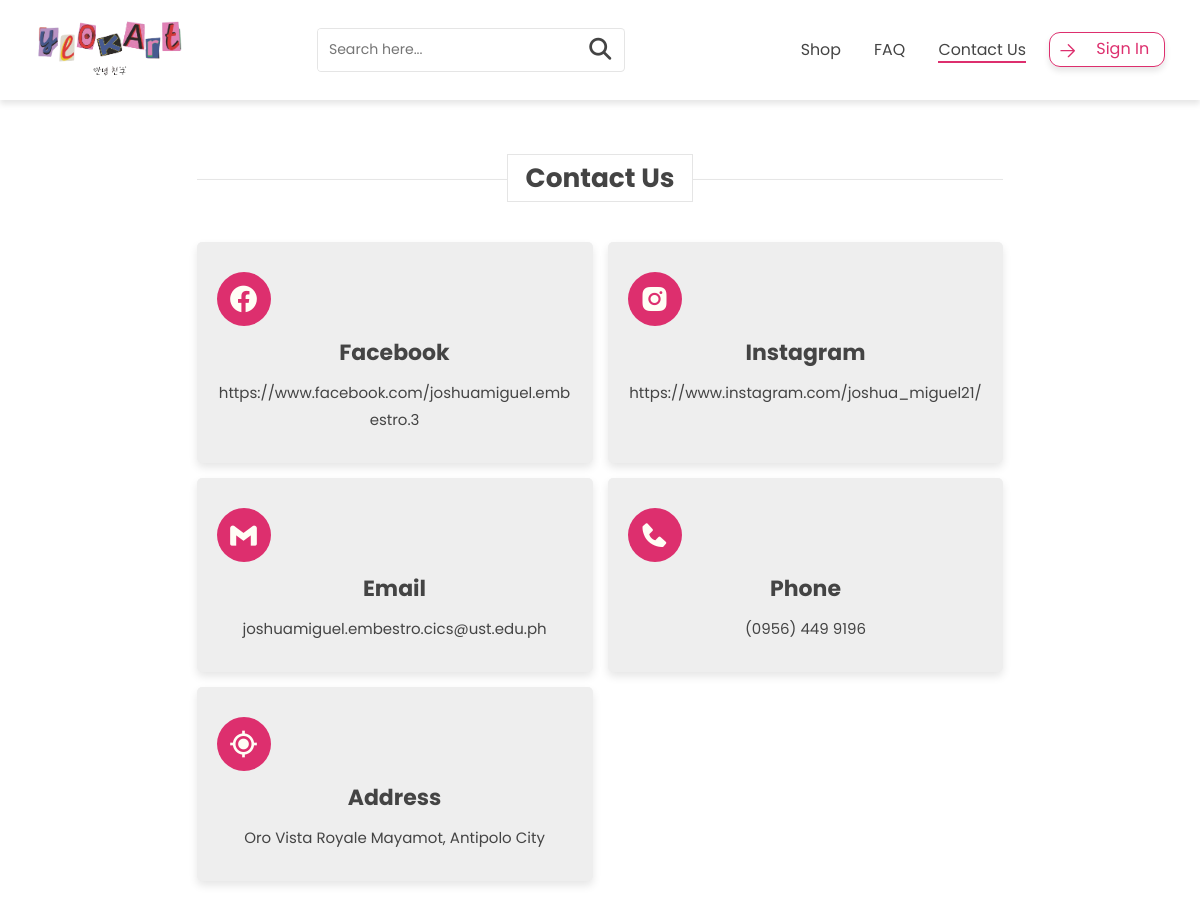
Screenshot of /pages/public_contact_page.php with the database file from the repository.
### tables this page shows
CREATE TABLE `contacts` (
  `contacts_id` int(11) NOT NULL,
  `contacts_name` varchar(255) NOT NULL,
  `icon_link` varchar(255) NOT NULL,
  `contacts_description` varchar(255) NOT NULL
);

### pages/public_contact_page.php (the view, shortened to what this page needs)
<!DOCTYPE html>
<html lang="en">
<head>
    <link rel="stylesheet" href="https://cdnjs.cloudflare.com/ajax/libs/font-awesome/6.5.1/css/all.min.css">
    <link rel="stylesheet" href="https://cdn.jsdelivr.net/npm/swiper@11/swiper-bundle.min.css" />
    <link href='https://unpkg.com/boxicons@2.1.4/css/boxicons.min.css' rel='stylesheet'>
    <link rel="stylesheet" href="../css/contacts.css">
</head>
<body>
    <header class="header" style="box-shadow: 0 4px 6px rgba(0, 0, 0, 0.1);">
        <div class="header-1">
            <a href="public_customer_homepage.php" class="button-image"><img src="../res/logo.png" alt="Yeokart Logo" class="logo"></a>
            <div class="icons">
                <form action="customer_shop.php" method="GET" class="search-form" onsubmit="return validateSearch()">
                    <input type="search" name="search" placeholder="Search here..." id="search-box">
                    <button type="submit"><i class="fas fa-search"></i></button>
                </form>
            </div>
            <div class="icons">
                <ul>
                    <li><a href="public_customer_shop.php">Shop</a></li>
                    <li><a href="#">FAQ</a></li>
                    <li><a href="public_contact_page.php" class="active">Contact Us</a></li>
                    <button class="sign-in-button" onclick="window.location.href='login_page.php';">
                        <svg xmlns="http://www.w3.org/2000/svg" fill="none" viewBox="0 0 24 24" stroke-width="1.5" stroke="currentColor" class="w-6 h-6">
                            <path stroke-linecap="round" stroke-linejoin="round" d="M4.5 12h15m0 0l-6.75-6.75M19.5 12l-6.75 6.75"></path>
                        </svg>
                        <div class="sign-in-btn-text">
                            Sign In
                        </div>
                    </button>
                </ul>
            </div>
        </div>
    </header>
    <section class="contacts" id="contacts">
        <div class="container">
            <h1 class="heading"><span>Contact Us</span></h1>
            <br></br>
            <div class="box-container">
                <?php
                include('../database/db_yeokart.php');
                $select_query = "SELECT * FROM contacts";
                $result_query = mysqli_query($con, $select_query);
                if (mysqli_num_rows($result_query) > 0) {
                    while ($row = mysqli_fetch_assoc($result_query)) {
                        $contacts_name = $row['contacts_name'];
                        $icon_link = $row['icon_link'];
                        $contacts_description = $row['contacts_description'];
                        if ($icon_link !== "<i class='fa-solid fa-peso-sign'></i>") {
                            if (filter_var($contacts_description, FILTER_VALIDATE_URL)) {
                                $contacts_link = "<a href='$contacts_description' target='_blank'>$contacts_description</a>";
                            } else {
                                $contacts_link = $contacts_description;
                            }
                            echo "<div class='box'>
                            <div class='iconbox'>
                                $icon_link
                            </div>
                            <h3>$contacts_name</h3>
                            <p>$contacts_link</p>
                        </div>";
                        }
                    }
                } else {
                    echo "<h1>No contacts found.</h1>";
                }
                ?>
            </div>
        </div>
    </section>
</body>
</html>

### css/contacts.css (style rules this page uses)
:root { --pink:#DD2F6E; --dark-color:#d11c49; --black:#444; --light-color:#666; --border:.1rem solid rgba(0,0,0,0.1); --border-hover:.1rem solid var(--black); --box-shadow:0 .5rem 1rem rgba(0,0,0,0.1); }
* { font-family: 'Poppins', 'sans-serif'; margin: 0; padding: 0; box-sizing: border-box; outline: none; border: none; text-transform: none; transition: all .2s linear; transition: width none; }
html { font-size: 62.5%; overflow-x: hidden; scroll-padding-top: 5rem; scroll-behavior: smooth; }
section { padding: 5rem 9%; }
.heading { text-align: center; margin-bottom: 2rem; position: relative; }
.heading:before { content: ''; position: absolute; top: 50%; left: 0; transform: translateY(-50%); width: 100%; height: .01rem; background: rgba(0,0,0,0.1); z-index: -1; }
.heading span { font-size: 3rem; padding: .5rem 2rem; color: var(--black); background: #fff; border: var(--border); }
.sign-in-button { margin-left: 1.5rem; background-color: #ffffff00; color: var(--pink); width: auto; height: auto; border: var(--pink) 0.1em solid; border-radius: 11px; text-align: right; transition: all 0.6s ease; padding: 0.2em 0.5em; box-shadow: 0px 4px 6px rgba(0, 0, 0, 0.1); }
.sign-in-button svg { width: 1.6em; margin: 0.2em 0.5em 0.2em 0; display: inline-block; vertical-align: middle; transition: all 0.6s ease; }
.sign-in-btn-text { font-size: medium; margin: 0 0.5em; display: inline-block; }
.header .header-1 { background: white; padding: 1.5rem 9%; display: flex; align-items: center; justify-content: space-between; }
.header .header-1 .logo { width: 150px; margin-left: 14rem; }
.header .header-1 .search-form, .header .header-1 .search-form1 { width: 35rem; height: 5rem; border: var(--border); overflow: hidden; background: white; display: flex; align-items: center; border-radius: .5rem; }
.header .header-1 .search-form input, .header .header-1 .search-form1 input { font-size: 1.6rem; padding: 0 1.2rem; height: 100%; width: 100%; text-transform: none; color:var(--black); }
.header .header-1 .search-form button, .header .header-1 .search-form1 button { font-size: 2.5rem; padding-right: 1.5rem; color: var(--black); cursor: pointer; background-color: #fff; }
.header .header-1 .icons a { font-size: 1.8rem; margin-left: 1.5rem; color: var(--black); cursor: pointer; text-decoration: none; position: relative; }
.header .header-1 .icons a::before { content: ""; position: absolute; bottom: -2px; left: 0; width: 0; height: 2px; background-color: var(--pink); transition: width 0.3s ease; }
.header .header-1 .icons a.active::before { width: 100%; }
.icons ul { display: flex; align-items: center; list-style-type: none; margin-right: 14rem; }
.icons li { margin: 0 10px; }
.container { padding: 15px 9%; padding-bottom: 100px; }
.container .box-container { display: grid; grid-template-columns: repeat(auto-fit, minmax(270px, 1fr)); gap: 15px; }
.container .box-container .box { box-shadow: var(--box-shadow); border-radius: 5px; background: #eee; text-align: center; padding: 30px 20px; }
.container .box-container .box .iconbox { width: 54px; height: 54px; display: flex; align-items: center; justify-content: center; background-color: var(--pink); color:#fffef5; font-size: 32px; border-radius: 100px; }
.container .box-container .box h3 { color:var(--black); font-size: 22px; padding: 10px 0; }
.container .box-container .box a, .container .box-container .box p { color:var(--black); font-size: 15px; line-height: 1.8; overflow-wrap: break-word; text-transform: none; text-decoration: none; }
* { scrollbar-width: thin; scrollbar-color: var(--pink) #f1f1f1; }
@media (max-width:1440px) { .header .header-1 .logo { margin-left: 8rem; } }
@media (max-width:1440px) { .icons ul { margin-right: 8rem; } }
@media (max-width: 1200px) { .header .header-1 .logo { margin-left: 2rem; } }
@media (max-width: 1200px) { .icons ul { margin-right: 2rem; } }
@media (min-width:1025px) { html { font-size: 55%; } }
@media (min-width:1025px) { .header .header-1 { padding: 2rem; } }

### rows the page displays
contacts: contacts_name "Facebook", contacts_description "https://www.facebook.com/joshuamiguel.embestro.3"
contacts: contacts_name "Instagram", contacts_description "https://www.instagram.com/joshua_miguel21/"
contacts: contacts_name "Email", contacts_description "joshuamiguel.embestro.cics@ust.edu.ph"
contacts: contacts_name "Phone", contacts_description "(0956) 449 9196"
contacts: contacts_name "Address", contacts_description "Oro Vista Royale Mayamot, Antipolo City"
